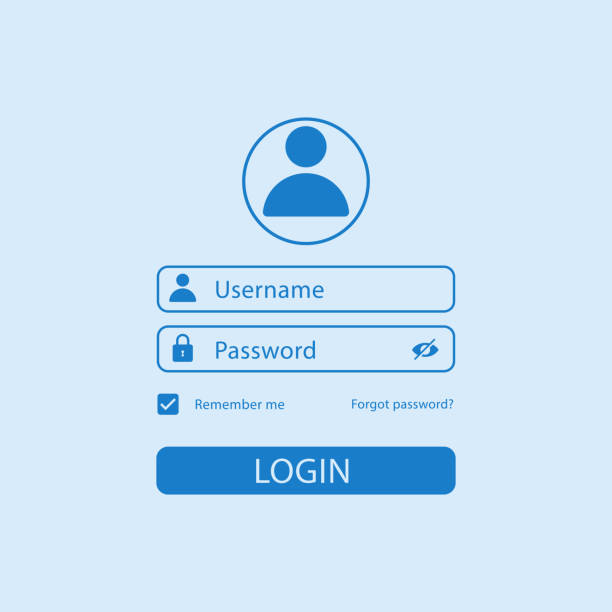
#> input picture input/test_ui.png.jpg, 612 x 612 px
$ python -i images.py   (imports and definitions only)
#> lines starting #> are read from the running program, lines starting #| are printed output that depends on the picture; after the words box and inside, x2 and y2 are one past the last pixel; in counts of white or black regions, pixels touching at a corner belong together
#> further down, picture is the input picture: shape (612, 612, 3); mean B, G, R 246.6, 227.6, 203.1
### studio/settings.py
"""Environment configuration without filesystem or OCR side effects at import."""

import os
import shutil
from dataclasses import dataclass, field
from urllib.parse import urlparse


@dataclass(frozen=True)
class Settings:
    max_upload_bytes: int = 8 * 1024 * 1024
    max_pixels: int = 12_000_000
    max_dimension: int = 2400
    max_elements: int = 180
    ocr_timeout: int = 25
    max_jobs: int = 8
    workers: int = 2
    job_ttl: int = 1800
    api_key: str = field(default_factory=lambda: os.getenv("FORM_API_KEY", ""))
    ocr_language: str = field(default_factory=lambda: os.getenv("FORM_OCR_LANGUAGE", "eng"))
    tesseract_cmd: str = field(
        default_factory=lambda: os.getenv("FORM_TESSERACT_CMD") or shutil.which("tesseract") or ""
    )
    ollama_url: str = field(default_factory=lambda: os.getenv("FORM_OLLAMA_URL", "http://127.0.0.1:11434"))
    ollama_model: str = field(default_factory=lambda: os.getenv("FORM_OLLAMA_MODEL", "llava"))
    allowed_origins: tuple[str, ...] = field(
        default_factory=lambda: tuple(
            x.strip()
            for x in os.getenv(
                "FORM_ALLOWED_ORIGINS",
                "http://localhost:8000,http://127.0.0.1:8000,http://localhost:5173,http://127.0.0.1:5173",
            ).split(",")
            if x.strip()
        )
    )

    def __post_init__(self):
        url = urlparse(self.ollama_url)
        if url.scheme not in {"http", "https"} or not url.hostname or url.username or url.password:
            raise ValueError("FORM_OLLAMA_URL must be an HTTP(S) server URL without credentials.")
        if url.query or url.fragment:
            raise ValueError("FORM_OLLAMA_URL cannot contain a query or fragment.")


settings = Settings()

### studio/images.py
"""Validate before allocating an OpenCV matrix; normalize orientation and dimensions."""

import io
import warnings
from dataclasses import dataclass

import cv2
import numpy as np
from PIL import Image, ImageOps, UnidentifiedImageError

from studio.settings import Settings


class ImageValidationError(ValueError):
    pass


@dataclass
class LoadedImage:
    pixels: np.ndarray
    png: bytes
    original_size: tuple[int, int]
    resized: bool


# [39 lines left out: function load_image, not called in this run]


def preprocess_image(image: np.ndarray) -> np.ndarray:
    gray = cv2.cvtColor(image, cv2.COLOR_BGR2GRAY)
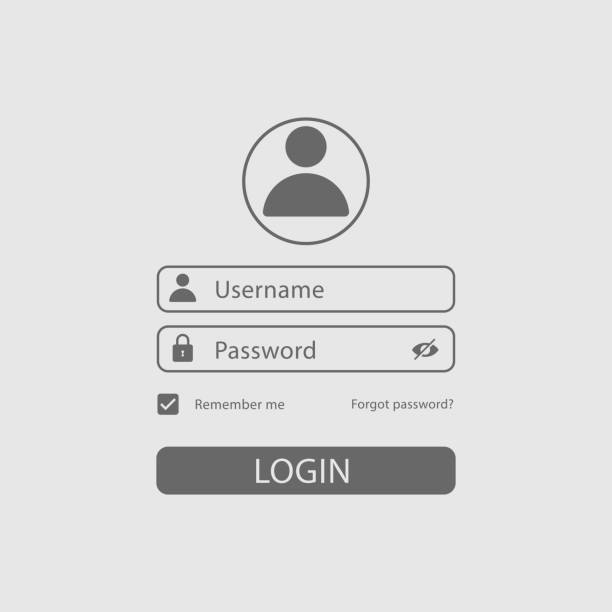
#> gray: shape (612, 612); min 70, max 253, mean 222.4
    enhanced = cv2.createCLAHE(clipLimit=2.0, tileGridSize=(8, 8)).apply(gray)
    return cv2.adaptiveThreshold(enhanced, 255, cv2.ADAPTIVE_THRESH_GAUSSIAN_C, cv2.THRESH_BINARY_INV, 31, 5)
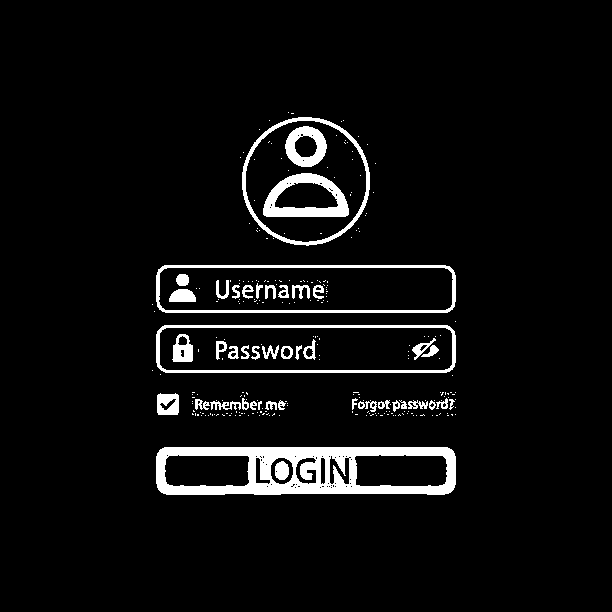
#> returned value: shape (612, 612); 5.5% white; 272 white regions (226 under 20 px), largest, box (x1, y1, x2, y2) and area: (156, 447, 456, 495) 7737, (156, 325, 456, 373) 2067, (156, 265, 456, 313) 2062


# [15 lines left out: functions sample_color, contrast_ratio, not called in this run]


def foreground_for(color: str) -> str:
    return "#ffffff" if contrast_ratio(color, "#ffffff") >= contrast_ratio(color, "#161b22") else "#161b22"

>>> import cv2
>>> picture = cv2.imread('../input/test_ui.png.jpg')
>>> result = preprocess_image(picture)
